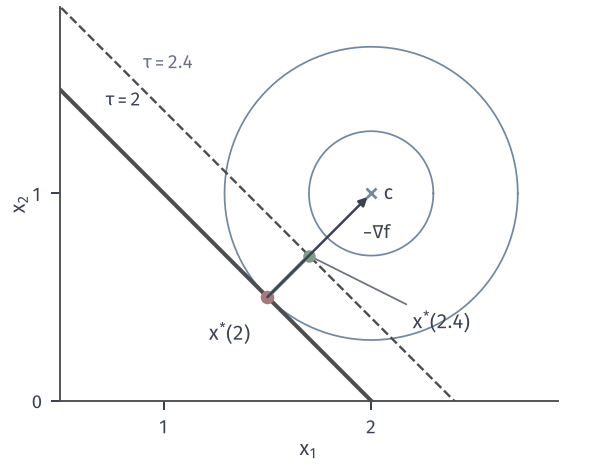

Source code (Python):
from pathlib import Path
import sys
sys.path.insert(0, str(Path(__file__).resolve().parents[1]/'sens-common'))
from sens_core import *
# Near x*=(1.5,.5): budget line moved from tau=2 to 2.4; -grad f = lambda*(1,1).
fig, ax = figure(width_mm=84, height_mm=66)
circles(ax, radii=(np.sqrt(.5), .3))
xs = np.linspace(0, 3.2, 3)
ax.plot(xs, 2-xs, color=ACTIVE, lw=1.6, zorder=4)
ax.plot(xs, 2.4-xs, color=ACTIVE, lw=.95, ls='--', zorder=4)
p0 = np.array([1.5, .5]); p1 = budget(2.4)[0]
ax.annotate('', xy=(2, 1), xytext=p0, arrowprops=dict(arrowstyle='-|>', color=INK, lw=1.0, mutation_scale=7, shrinkA=0, shrinkB=2), zorder=9)
ax.plot([p0[0], p1[0]], [p0[1], p1[1]], color=GREEN, lw=1.6, zorder=6)
opt_point(ax, p0); ax.plot([p1[0]], [p1[1]], 'o', color=GREEN, ms=4, zorder=8)
ax.plot([2], [1], marker='x', color=BLUE, ms=4.2, mew=1.1, ls='none', zorder=9)
ax.text(1.42, .38, r'$x^{*}(2)$', fontsize=8, ha='right', va='top')
ax.annotate(r'$x^{*}(2.4)$', xy=p1, xytext=(2.2, .38), fontsize=8, va='center', arrowprops=dict(arrowstyle='-', color=MUTED, lw=.7, shrinkA=1, shrinkB=3))
ax.text(2.06, 1.0, '$c$', fontsize=8, va='center')
ax.text(.9, 1.6, r'$\tau=2.4$', fontsize=7.5, color=MUTED, ha='left')
ax.text(.72, 1.42, r'$\tau=2$', fontsize=7.5, color=INK, ha='left')
ax.text(1.96, .78, r'$-\nabla f$', fontsize=7.5, ha='left')
ax.set_aspect('equal'); clean(ax, (.5, 2.9), (0, 1.9), xlabel='$x_1$', ylabel='$x_2$')
ax.set_xticks([1, 2]); ax.set_yticks([0, 1])
save(fig, Path(__file__).resolve().parent, 'figure', {'x(2)': list(p0), 'x(2.4)': list(p1)})
